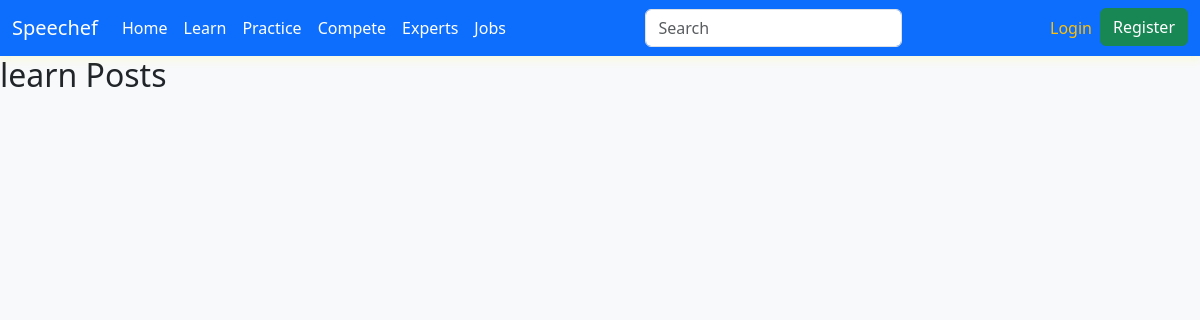
The app's page /learn/, older data.
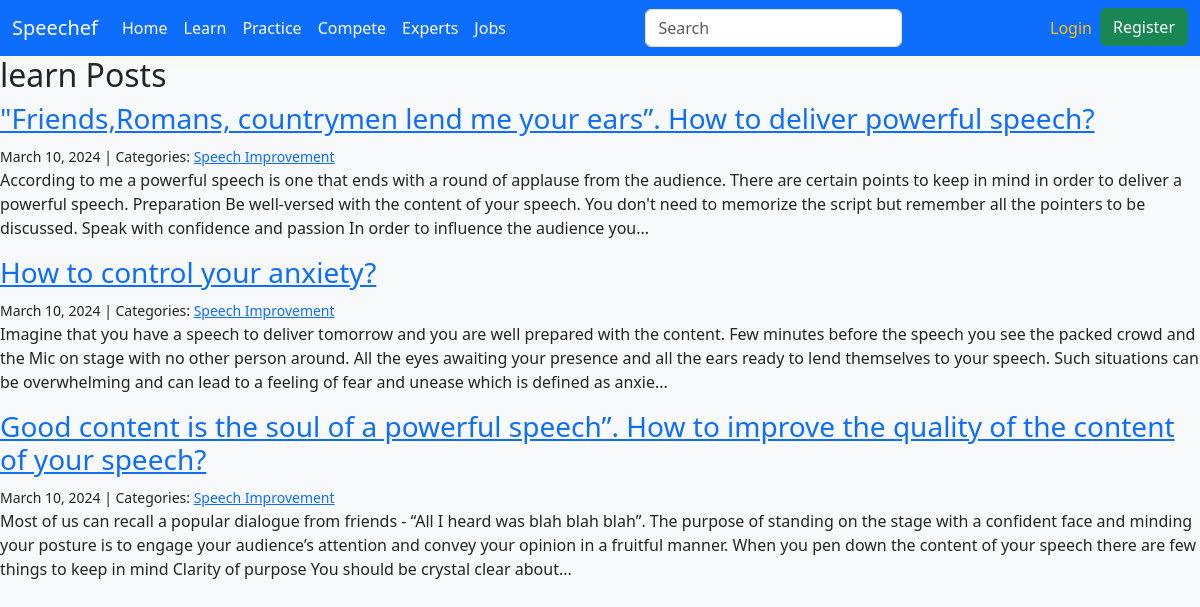
The same page, newer data.
### learn/models.py (models this page shows, shortened)
class Post(models.Model):
    title = models.CharField(max_length=255)
    body = models.TextField()
    created_on = models.DateTimeField(auto_now_add=True)
    last_modified = models.DateTimeField(auto_now=True)
    categories = models.ManyToManyField("Category", related_name="posts")

class Category(models.Model):
    name = models.CharField(max_length=30)
    class Meta:
        verbose_name_plural = "Categories"

### learn/views.py (the view)
# urls.py: path("", views.learn_index, name="learn_index"),
def learn_index(request):
    posts = Post.objects.all().order_by("-created_on")
    context = {
        "posts": posts,
    }
    return render(request, "learn/index.html", context)

### learn/templates/learn/index.html
{% extends "base.html" %}
{% block page_title %}
    <h2>learn Posts</h2>
{% endblock page_title %}
{% block page_content %}
    {% block posts %}
        {% for post in posts %}
            <h3><a href="{% url 'learn_detail' post.pk %}">{{ post.title }}</a></h3>
            <small>
                {{ post.created_on.date }} | Categories:
                {% for category in post.categories.all %}
                    <a href="{% url 'learn_category' category.name %}">
                        {{ category.name }}
                    </a>
                {% endfor %}
            </small>
            <p>{{ post.body | slice:":400" }}...</p>
        {% endfor %}
    {% endblock posts %}
{% endblock page_content %}

### templates/base.html (shortened to what this page needs)
<!DOCTYPE html>
<html lang="en">
<head>
    <link href="https://cdn.jsdelivr.net/npm/bootstrap@5.3.2/dist/css/bootstrap.min.css" rel="stylesheet">
    <link rel="stylesheet" href="https://cdnjs.cloudflare.com/ajax/libs/font-awesome/5.15.4/css/all.min.css" />
</head>
</head>
<body class="bg-light">
    <nav class="navbar navbar-expand-lg bg-primary">
        <div class="container-fluid">
            <a class="navbar-brand  text-white" href="{% url 'landing_page' %}">Speechef</a>
            <div class="collapse navbar-collapse" id="navbarSupportedContent">
                <ul class="navbar-nav me-auto mb-2 mb-lg-0">
                    <li class="nav-item">
                        <a class="nav-link active text-white" aria-current="page" href="{% url 'home_index' %}">Home</a>
                    </li>
                    <li class="nav-item">
                        <a class="nav-link text-white" href="#">Learn</a>
                    </li>
                    <li class="nav-item">
                        <a class="nav-link text-white" href="{% url 'home_index'%}">Practice</a>
                    </li class="nav-item">
                    <li>
                        <a class="nav-link text-white" href="">Compete</a>
                    </li>
                    <li>
                        <a class="nav-link text-white" href="">Experts</a>
                    </li>
                    <li>
                        <a class="nav-link text-white" href="">Jobs</a>
                    </li>
                </ul>
                <form class="d-flex me-auto" role="search">
                    <input class="form-control me-2 " type="search" placeholder="Search" aria-label="Search">
                </form>
                <ul class="navbar-nav mb-2 mb-lg-0">
                    <li class="nav-item">
                        <a class="nav-link text-warning" href="{% url 'login'%}">Login</a>
                    </li>
                    <li class="nav-item">
                        <button class="btn btn-success" type="">
                            <a href="{% url 'register'%}" class="text-decoration-none text-white">Register</a>
                        </button>
                    </li>
                </ul>
            </div>
        </div>
    </nav>
    {% block page_title %}
    {% endblock page_title %}
    {% block page_content %}
    {% endblock page_content %}
</body>
</html>

### templates/base.html (style rules this page uses)
.navbar { box-shadow: 0 6px 6px rgba(244, 253, 71, 0.1); }

Row changes from the older to the newer data that the page shows:
added Post: title "\"Friends,Romans, countrymen lend me your ears”. How to deliver powerful speech?", created_on "March 10, 2024", body "According to me a powerful speech is one that ends with a round of applause from the audience. There are certain points to keep in mind in order to deliver a powerful speech. Preparation Be well-versed with the content of your speech. You don't need to memorize the script but remember all the pointers to be discussed. Speak with confidence and passion In order to influence the audience you"
added Category: name "Speech Improvement"
added Post: title "How to control your anxiety?", created_on "March 10, 2024", body "Imagine that you have a speech to deliver tomorrow and you are well prepared with the content. Few minutes before the speech you see the packed crowd and the Mic on stage with no other person around. All the eyes awaiting your presence and all the ears ready to lend themselves to your speech. Such situations can be overwhelming and can lead to a feeling of fear and unease which is defined as anxie"
added Post: title "Good content is the soul of a powerful speech”. How to improve the quality of the content of your speech?", created_on "March 10, 2024", body "Most of us can recall a popular dialogue from friends - “All I heard was blah blah blah”. The purpose of standing on the stage with a confident face and minding your posture is to engage your audience’s attention and convey your opinion in a fruitful manner. When you pen down the content of your speech there are few things to keep in mind Clarity of purpose You should be crystal clear about"
